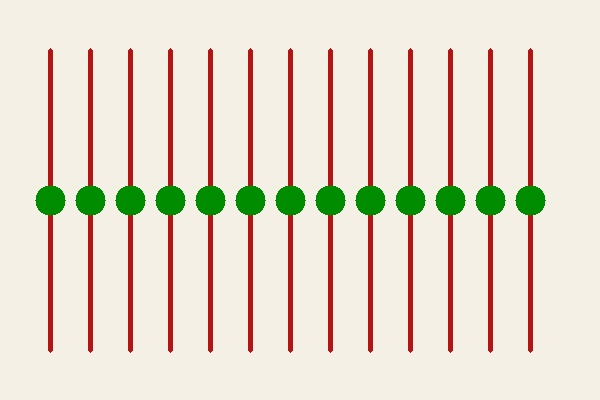
#> input picture sample_inputs/input_exp02.jpg, 600 x 400 px
$ python Exp02_Gaussian_Blur.py
#> lines starting #> are read from the running program, lines starting #| are printed output that depends on the picture
import cv2
import os

# Experiment 2: Convert an Image to Blur using Gaussian Blur
image_path = os.path.join(os.path.dirname(__file__), "..", "sample_inputs", "input_exp02.jpg")
image = cv2.imread(image_path)
#> image is the input picture: shape (400, 600, 3); mean B, G, R 204.8, 219.9, 229.3
if image is None:
    image = cv2.imread("input_exp02.jpg")

blurred_image = cv2.GaussianBlur(image, (15, 15), 0)
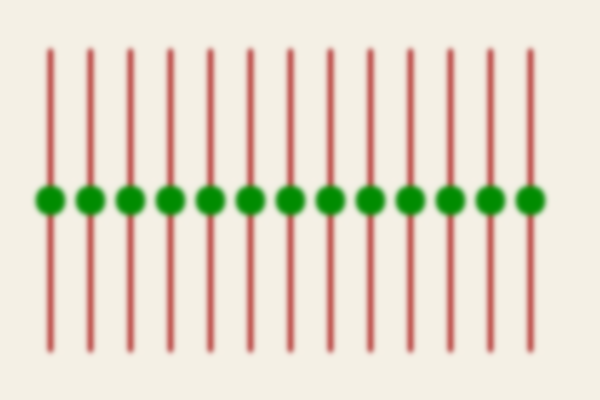
#> blurred_image: shape (400, 600, 3); mean B, G, R 204.8, 219.9, 229.2

cv2.imshow("Original Image", image)
cv2.imshow("Blurred Image", blurred_image)

out_path = os.path.join(os.path.dirname(__file__), "..", "output_screenshots", "exp02_output.png")
combined = cv2.hconcat([image, blurred_image])
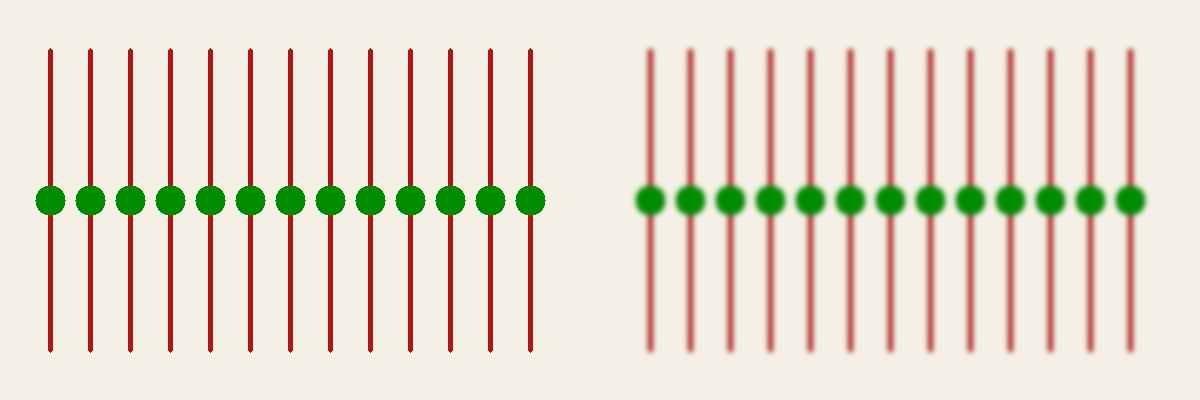
#> combined: shape (400, 1200, 3); mean B, G, R 204.8, 219.9, 229.3
cv2.imwrite(out_path, combined)
print(f"Exp 02 output saved to {out_path}")

cv2.waitKey(500)
cv2.destroyAllWindows()
